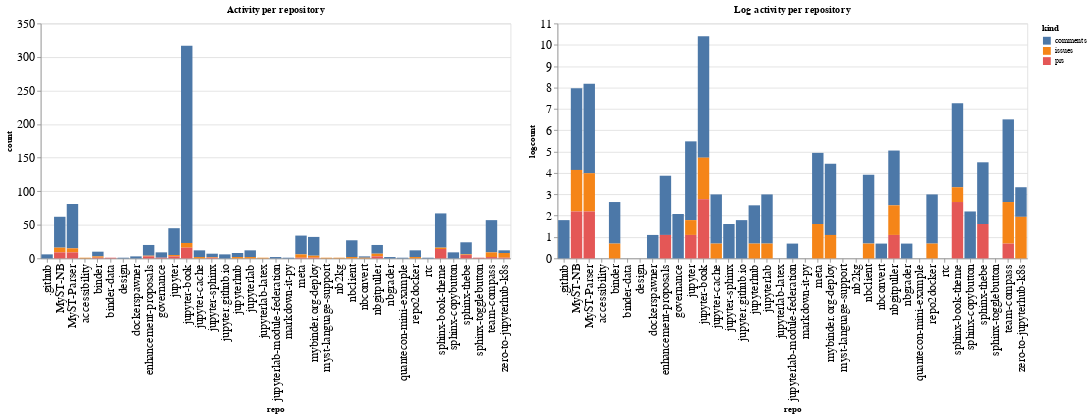

Write notebook code for a chart like this one.
### Code cell
ch1 = alt.Chart(repo_summaries, width=600, title="Activity per repository").mark_bar().encode(
    x='repo',
    y='count',
    color='kind',
    tooltip="kind"
)

ch2 = alt.Chart(repo_summaries, width=600, title="Log activity per repository").mark_bar().encode(
    x='repo',
    y='logcount',
    color='kind',
    tooltip="kind"
)

ch1 | ch2

### Figure 1 — Vega-Lite specification as saved in the notebook (floating-point values rounded to 4 significant figures)
{"config": {"axisLeft": {"labelFontSize": 15}, "axisBottom": {"labelFontSize": 15}}, "hconcat": [{"mark": "bar", "encoding": {"color": {"type": "nominal", "field": "kind"}, "tooltip": {"type": "nominal", "field": "kind"}, "x": {"type": "nominal", "field": "repo"}, "y": {"type": "quantitative", "field": "count"}}, "title": "Activity per repository", "width": 600}, {"mark": "bar", "encoding": {"color": {"type": "nominal", "field": "kind"}, "tooltip": {"type": "nominal", "field": "kind"}, "x": {"type": "nominal", "field": "repo"}, "y": {"type": "quantitative", "field": "logcount"}}, "title": "Log activity per repository", "width": 600}], "data": {"name": "data-7cbfde053221f56dce80d890dc36bc0a"}, "$schema": "https://vega.github.io/schema/vega-lite/v4.8.1.json", "datasets": {"data-7cbfde053221f56dce80d890dc36bc0a": [{"repo": ".github", "kind": "comments", "count": 6, "logcount": 1.792}, {"repo": "MyST-NB", "kind": "comments", "count": 46, "logcount": 3.829}, {"repo": "MyST-NB", "kind": "issues", "count": 7, "logcount": 1.946}, {"repo": "MyST-NB", "kind": "prs", "count": 9, "logcount": 2.197}, {"repo": "MyST-Parser", "kind": "comments", "count": 66, "logcount": 4.19}, {"repo": "MyST-Parser", "kind": "issues", "count": 6, "logcount": 1.792}, {"repo": "MyST-Parser", "kind": "prs", "count": 9, "logcount": 2.197}, {"repo": "accessibility", "kind": "issues", "count": 1, "logcount": 0.0}, {"repo": "binder", "kind": "comments", "count": 7, "logcount": 1.946}, {"repo": "binder", "kind": "issues", "count": 2, "logcount": 0.6931}, {"repo": "binder", "kind": "prs", "count": 1, "logcount": 0.0}, {"repo": "binder-data", "kind": "prs", "count": 1, "logcount": 0.0}, {"repo": "design", "kind": "comments", "count": 1, "logcount": 0.0}, {"repo": "dockerspawner", "kind": "comments", "count": 3, "logcount": 1.099}, {"repo": "enhancement-proposals", "kind": "comments", "count": 16, "logcount": 2.773}, {"repo": "enhancement-proposals", "kind": "issues", "count": 1, "logcount": 0.0}, {"repo": "enhancement-proposals", "kind": "prs", "count": 3, "logcount": 1.099}, {"repo": "governance", "kind": "comments", "count": 8, "logcount": 2.079}, {"repo": "governance", "kind": "prs", "count": 1, "logcount": 0.0}, {"repo": "jupyter", "kind": "comments", "count": 40, "logcount": 3.689}, {"repo": "jupyter", "kind": "issues", "count": 2, "logcount": 0.6931}, {"repo": "jupyter", "kind": "prs", "count": 3, "logcount": 1.099}, {"repo": "jupyter-book", "kind": "comments", "count": 294, "logcount": 5.684}, {"repo": "jupyter-book", "kind": "issues", "count": 7, "logcount": 1.946}, {"repo": "jupyter-book", "kind": "prs", "count": 16, "logcount": 2.773}, {"repo": "jupyter-cache", "kind": "comments", "count": 10, "logcount": 2.303}, {"repo": "jupyter-cache", "kind": "issues", "count": 2, "logcount": 0.6931}, {"repo": "jupyter-sphinx", "kind": "comments", "count": 5, "logcount": 1.609}, {"repo": "jupyter-sphinx", "kind": "issues", "count": 1, "logcount": 0.0}, {"repo": "jupyter-sphinx", "kind": "prs", "count": 1, "logcount": 0.0}, {"repo": "jupyter.github.io", "kind": "comments", "count": 6, "logcount": 1.792}, {"repo": "jupyterhub", "kind": "comments", "count": 6, "logcount": 1.792}, {"repo": "jupyterhub", "kind": "issues", "count": 2, "logcount": 0.6931}, {"repo": "jupyterlab", "kind": "comments", "count": 10, "logcount": 2.303}, {"repo": "jupyterlab", "kind": "issues", "count": 2, "logcount": 0.6931}, {"repo": "jupyterlab-latex", "kind": "issues", "count": 1, "logcount": 0.0}, {"repo": "jupyterlab-module-federation", "kind": "comments", "count": 2, "logcount": 0.6931}, {"repo": "markdown-it-py", "kind": "comments", "count": 1, "logcount": 0.0}, {"repo": "meta", "kind": "comments", "count": 28, "logcount": 3.332}, {"repo": "meta", "kind": "issues", "count": 5, "logcount": 1.609}, {"repo": "meta", "kind": "prs", "count": 1, "logcount": 0.0}, {"repo": "mybinder.org-deploy", "kind": "comments", "count": 28, "logcount": 3.332}, {"repo": "mybinder.org-deploy", "kind": "issues", "count": 3, "logcount": 1.099}, {"repo": "mybinder.org-deploy", "kind": "prs", "count": 1, "logcount": 0.0}, {"repo": "myst-language-support", "kind": "issues", "count": 1, "logcount": 0.0}, {"repo": "nb2kg", "kind": "issues", "count": 1, "logcount": 0.0}, {"repo": "nbclient", "kind": "comments", "count": 25, "logcount": 3.219}, {"repo": "nbclient", "kind": "issues", "count": 2, "logcount": 0.6931}, {"repo": "nbconvert", "kind": "comments", "count": 2, "logcount": 0.6931}, {"repo": "nbconvert", "kind": "issues", "count": 1, "logcount": 0.0}, {"repo": "nbgitpuller", "kind": "comments", "count": 13, "logcount": 2.565}, {"repo": "nbgitpuller", "kind": "issues", "count": 4, "logcount": 1.386}, {"repo": "nbgitpuller", "kind": "prs", "count": 3, "logcount": 1.099}, {"repo": "nbgrader", "kind": "comments", "count": 2, "logcount": 0.6931}, {"repo": "quantecon-mini-example", "kind": "comments", "count": 1, "logcount": 0.0}, {"repo": "repo2docker", "kind": "comments", "count": 10, "logcount": 2.303}, {"repo": "repo2docker", "kind": "issues", "count": 2, "logcount": 0.6931}, {"repo": "rtc", "kind": "comments", "count": 1, "logcount": 0.0}, {"repo": "sphinx-book-theme", "kind": "comments", "count": 51, "logcount": 3.932}, {"repo": "sphinx-book-theme", "kind": "issues", "count": 2, "logcount": 0.6931}, {"repo": "sphinx-book-theme", "kind": "prs", "count": 14, "logcount": 2.639}, {"repo": "sphinx-copybutton", "kind": "comments", "count": 9, "logcount": 2.197}, {"repo": "sphinx-thebe", "kind": "comments", "count": 18, "logcount": 2.89}, {"repo": "sphinx-thebe", "kind": "issues", "count": 1, "logcount": 0.0}, {"repo": "sphinx-thebe", "kind": "prs", "count": 5, "logcount": 1.609}, {"repo": "sphinx-togglebutton", "kind": "prs", "count": 1, "logcount": 0.0}, {"repo": "team-compass", "kind": "comments", "count": 48, "logcount": 3.871}, {"repo": "team-compass", "kind": "issues", "count": 7, "logcount": 1.946}, {"repo": "team-compass", "kind": "prs", "count": 2, "logcount": 0.6931}, {"repo": "zero-to-jupyterhub-k8s", "kind": "comments", "count": 4, "logcount": 1.386}, {"repo": "zero-to-jupyterhub-k8s", "kind": "issues", "count": 7, "logcount": 1.946}, {"repo": "zero-to-jupyterhub-k8s", "kind": "prs", "count": 1, "logcount": 0.0}]}}
